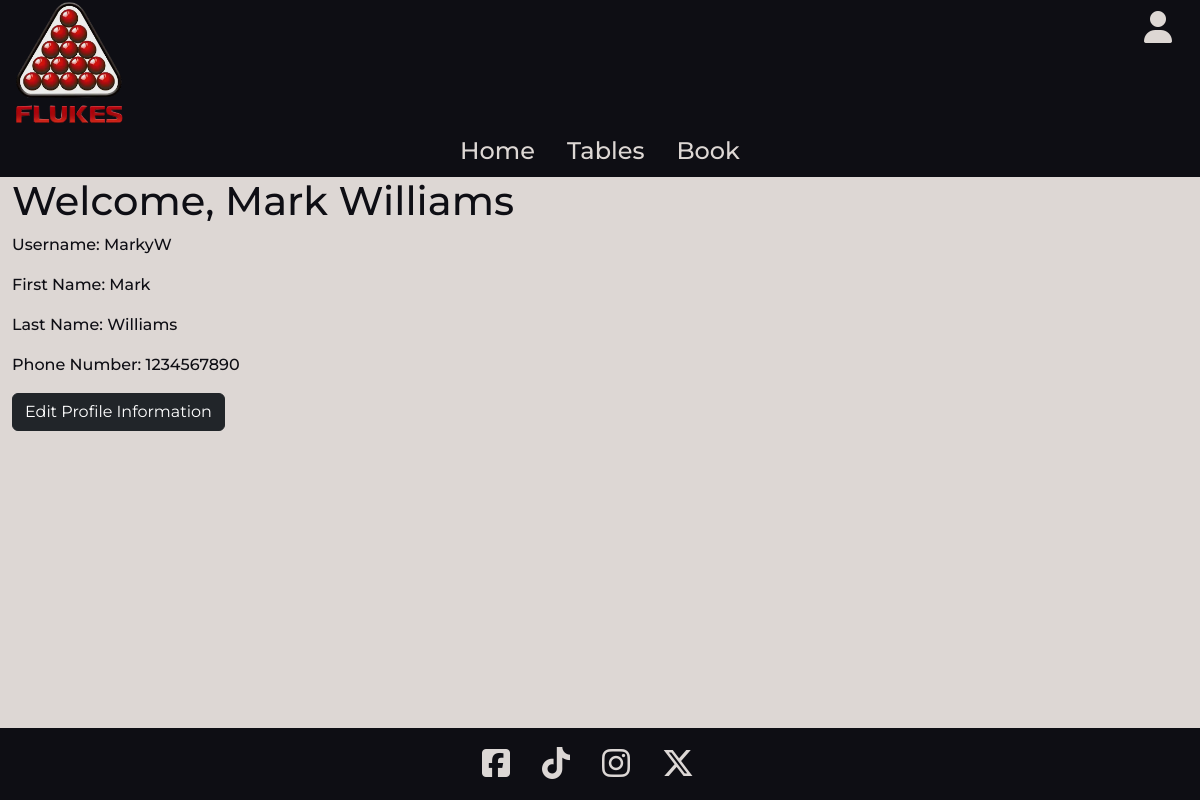
The app's page /profiles/profile/ (signed in) with its own data.
### home/models.py (models this page shows, shortened)
class ClubDetails(models.Model):
    club_name = models.CharField(max_length=30)
    logo = models.ImageField(null=True, blank=True)
    home_image = models.ImageField(null=True, blank=True)
    address_line1 = models.CharField(max_length=100, blank=True)
    address_line2 = models.CharField(max_length=100, blank=True)
    city = models.CharField(max_length=50, blank=True)
    country = models.CharField(max_length=50, blank=True)
    postcode = models.CharField(max_length=8, blank=True)
    phone_number = PhoneNumberField(blank=True)
    email = models.EmailField(blank=True)
    display_logo = models.BooleanField(default=False)
    display_club_name = models.BooleanField(default=True)
    description = models.TextField()
    tagline = models.TextField()
    primary_colour = models.CharField(max_length=7, default="#ddd7d4")
    secondary_colour = models.CharField(max_length=7, default="#df0020")
    header_colour = models.CharField(max_length=7, default="#0e0e14")
    footer_colour = models.CharField(max_length=7, default="#0e0e14")
    primary_text_colour = models.CharField(max_length=7, default="#0e0e14")
    secondary_text_colour = models.CharField(max_length=7, default="#ddd7d4")
    header_text_colour = models.CharField(max_length=7, default="#ddd7d4")
    footer_text_colour = models.CharField(max_length=7, default="#ddd7d4")
    objects = ClubDetailsManager()

### profiles/models.py (models this page shows, shortened)
class UserProfile(models.Model):
    user = models.OneToOneField(User, on_delete=models.CASCADE)
    first_name = models.CharField(max_length=50)
    last_name = models.CharField(max_length=50)
    phone_number = models.CharField(max_length=20)

### profiles/views.py (the view)
# urls.py: path("profile/", views.profile, name="profile"),
@login_required
def profile(request):
    profile = get_object_or_404(UserProfile, user=request.user)
    template = "profiles/profile.html"
    return render(request, template)

### home/context_processors.py (called while the page is built)
def club_details_processor(request):
    club_details = ClubDetails.objects.get_instance()
    opening_hours = OpeningHours.objects.all().order_by("day_of_week")
    context = {
        "club_details": club_details,
        "opening_hours": opening_hours,
    }
    return context

### home/models.py (called while the page is built)
    def get_instance(self):
        if self.exists():
            return self.get()
        return self.create()

### profiles/context_processors.py (called while the page is built)
def profile_context_processors(request):
    profile = None
    if request.user.is_authenticated:
        profile = get_object_or_404(UserProfile, user=request.user)
    context = {"profile": profile}
    return context

### profiles/templates/profiles/profile.html (shortened to what this page needs)
{% extends 'base.html' %}
{% load static %}
{% block content %}
<h1>Welcome, {{ profile.first_name }} {{ profile.last_name }}</h1>
<p>Username: {{ profile.user }}</p>
<p>First Name: {{ profile.first_name }}</p>
<p>Last Name: {{ profile.last_name }}</p>
<p>Phone Number: {{ profile.phone_number }}</p>
<a href="{% url 'edit_profile' %}" class="btn btn-dark">Edit Profile Information</a>
{% endblock %}

### templates/includes/header.html (shortened to what this page needs)
<header class="container-fluid header-colour">
  <div class="row">
    <div class="col-8">
      {% if club_details.display_logo %}
      <img
        src="{{ club_details.logo.url }}"
        alt="{{ club_details.club_name }} Logo"
        class="logo d-inline"
      />
      {% endif %}
    </div>
    <div class="col-4 text-end">
      <div class="m-3">
        {% if request.user.is_authenticated %}
        <div class="dropdown">
          <a class="fit-content header-text-colour" role="button" data-bs-toggle="dropdown" aria-expanded="false">
            <i class="fa-solid fa-user fa-2xl"></i>
          </a>
        </div>
        {% else %}
        <a href="{% url 'account_login' %}" class="header-text-colour">LOGIN</a>
        <a href="{% url 'account_signup' %}" class="header-text-colour">SIGNUP</a>
        {% endif %}
      </div>
    </div>
  </div>
  <nav>
    <ul class="nav justify-content-center">
      <li class="nav-item">
        <a id="nav-item" class="nav-link active header-text-colour fs-4" aria-current="page" href="{% url 'home' %}"
          >Home</a
        >
      </li>
      <li class="nav-item">
        <a id="nav-item" class="nav-link nav-hover header-text-colour fs-4" href="{% url 'tables_view' %}">Tables</a>
      </li>
      <li class="nav-item">
        <a id="nav-item" class="nav-link nav-hover header-text-colour fs-4" href="#">Book</a>
      </li>
    </ul>
  </nav>
</header>

### static/css/base.css (style rules this page uses)
header, footer, main, .toast { font-family: "Montserrat", sans-serif; font-weight: 500; font-style: normal; }
.logo { max-height: 125px; }

### records on screen
ClubDetails: logo (picture)
UserProfile: first_name "Mark", last_name "Williams", user "MarkyW", phone_number "1234567890"
